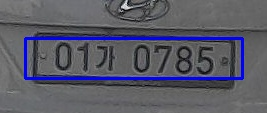
#> input picture day09/01707859.jpg, 267 x 113 px
$ python refact.py
#> lines starting #> are read from the running program, lines starting #| are printed output that depends on the picture; after the words box and inside, x2 and y2 are one past the last pixel; in counts of white or black regions, pixels touching at a corner belong together
import cv2
import numpy as np
import matplotlib.pyplot as plt
import pytesseract

pytesseract.pytesseract.tesseract_cmd = r'C:\Program Files\Tesseract-OCR\tesseract.exe'

def load_image(path):
    img = cv2.imdecode(np.fromfile(path, dtype=np.uint8), cv2.IMREAD_COLOR)

    if img is None:
        print(f"Error: {path} 이미지를 찾을 수 없습니다.")
        return None

    return img

# 이미지 그레이 스케일
def get_grayscale(img):
    return cv2.cvtColor(img, cv2.COLOR_BGR2GRAY)

# Top-Hat과 Black-Hat 연산을 사용하여 이미지의 대비를 강조
def enhance_contrast(gray_img):
    # 구조 요소 생성 (3x3 사각형)
    structuringElement = cv2.getStructuringElement(cv2.MORPH_RECT, (3, 3))

    # Top-Hat: 밝은 부분 강조, Black-Hat: 어두운 부분 강조
    imgTopHat = cv2.morphologyEx(gray_img, cv2.MORPH_TOPHAT, structuringElement)
    imgBlackHat = cv2.morphologyEx(gray_img, cv2.MORPH_BLACKHAT, structuringElement)

    # 그레이스케일 + Top-Hat - Black-Hat
    img_combined = cv2.add(gray_img, imgTopHat)
    img_enhanced = cv2.subtract(img_combined, imgBlackHat)

    return img_enhanced

# 블러 처리 후 적응형 이진화를 적용
def get_binary_image(gray_img):
    # 노이즈 제거를 위한 가우시안 블러
    img_blurred = cv2.GaussianBlur(gray_img, ksize=(5, 5), sigmaX=0)

    # 적응형 이진화 (Adaptive Threshold)
    img_thresh = cv2.adaptiveThreshold(
        img_blurred,
        maxValue=255.0,
        adaptiveMethod=cv2.ADAPTIVE_THRESH_GAUSSIAN_C,
        thresholdType=cv2.THRESH_BINARY_INV,
        blockSize=19,
        C=9
    )
    return img_thresh

# 이진화 이미지에서 윤곽선을 찾고 위치 정보를 리스트로 반환
def find_contours(img_binary):
    # 1. 윤곽선 찾기
    contours, _ = cv2.findContours(
        img_binary,
        mode=cv2.RETR_LIST,
        method=cv2.CHAIN_APPROX_SIMPLE
    )

    # 2. 찾은 윤곽선들을 순회하며 사각형 정보 추출
    contours_dict = []

    for contour in contours:
        x, y, w, h = cv2.boundingRect(contour)

        # 각 윤곽선의 정보를 딕셔너리에 담아 리스트에 추가
        contours_dict.append({
            'contour': contour,
            'x': x,
            'y': y,
            'w': w,
            'h': h,
            'cx': x + (w / 2),
            'cy': y + (h / 2)
        })

    return contours_dict

# 크기와 비율을 기준으로 번호판 글자 후보군을 추출
def select_candidate_contours(contours_dict):
    # 필터링 기준 상수
    MIN_AREA = 80
    MIN_WIDTH, MIN_HEIGHT = 2, 8
    MIN_RATIO, MAX_RATIO = 0.25, 1.0

    possible_contours = []
    cnt = 0

    for d in contours_dict:
        area = d['w'] * d['h']
        ratio = d['w'] / d['h']

        # 조건 검사: 면적, 최소 크기, 가로세로 비율
        if (area > MIN_AREA and
            d['w'] > MIN_WIDTH and d['h'] > MIN_HEIGHT and
            MIN_RATIO < ratio < MAX_RATIO):

            # 나중에 매칭을 위해 고유 인덱스 부여
            d['idx'] = cnt
            cnt += 1
            possible_contours.append(d)

    return possible_contours

# 후보 윤곽선들 사이의 거리, 각도, 크기 차이를 분석하여 글자 묶음을 찾습니다
def find_chars(contour_list):
    # 매칭 기준 상수
    MAX_DIAG_MULTIPLYER = 5      # 글자 대각선 길이의 5배 이내에 다음 글자가 있어야 함
    MAX_ANGLE_DIFF = 12.0        # 박스 중심점 사이의 각도가 최대 12도 이내
    MAX_AREA_DIFF = 0.5          # 면적 차이가 50% 이내
    MAX_WIDTH_DIFF = 0.8         # 너비 차이가 80% 이내
    MAX_HEIGHT_DIFF = 0.2        # 높이 차이가 20% 이내
    MIN_N_MATCHED = 3            # 위 조건을 만족하는 박스가 최소 3개 이상 모여야 함

    matched_result_idx = []

    for d1 in contour_list:
        matched_contours_idx = []
        for d2 in contour_list:
            if d1['idx'] == d2['idx']:
                continue

            # 두 박스 사이의 거리 및 각도 계산
            dx = abs(d1['cx'] - d2['cx'])
            dy = abs(d1['cy'] - d2['cy'])
            diagonal_length1 = np.sqrt(d1['w'] ** 2 + d1['h'] ** 2)
            distance = np.linalg.norm(np.array([d1['cx'], d1['cy']]) - np.array([d2['cx'], d2['cy']]))

            if dx == 0:
                angle_diff = 90
            else:
                angle_diff = np.degrees(np.arctan(dy / dx))

            # 두 박스의 크기 차이 계산
            area_diff = abs(d1['w'] * d1['h'] - d2['w'] * d2['h']) / (d1['w'] * d1['h'])
            width_diff = abs(d1['w'] - d2['w']) / d1['w']
            height_diff = abs(d1['h'] - d2['h']) / d1['h']

            # 모든 조건이 기준치 이내라면 '같은 줄의 글자'로 판단
            if (distance < diagonal_length1 * MAX_DIAG_MULTIPLYER and
                angle_diff < MAX_ANGLE_DIFF and area_diff < MAX_AREA_DIFF and
                width_diff < MAX_WIDTH_DIFF and height_diff < MAX_HEIGHT_DIFF):
                matched_contours_idx.append(d2['idx'])

        # 시작점(d1) 본인 인덱스 추가
        matched_contours_idx.append(d1['idx'])

        # 최소 개수 미달이면 패스
        if len(matched_contours_idx) < MIN_N_MATCHED:
            continue

        # 최종 후보군에 추가
        matched_result_idx.append(matched_contours_idx)

        # 이미 매칭된 박스들을 제외하고 나머지 박스들에 대해 재귀적으로 다시 찾기
        unmatched_contour_idx = [d['idx'] for d in contour_list if d['idx'] not in matched_contours_idx]
        unmatched_contour = [d for d in contour_list if d['idx'] in unmatched_contour_idx]

        recursive_contour_list = find_chars(unmatched_contour)

        for idx in recursive_contour_list:
            matched_result_idx.append(idx)

        break # 첫 번째 그룹을 찾으면 반복 중단 (재귀에서 처리됨)

    return matched_result_idx

# 글자 묶음을 기준으로 번호판 영역을 수평으로 정렬하여 잘라냅니다.
def crop_plate_images(img_ori, img_thresh, matched_result, width, height):
    # 번호판 여백 및 비율 기준 상수
    PLATE_WIDTH_PADDING = 1.4
    PLATE_HEIGHT_PADDING = 1.5
    MIN_PLATE_RATIO = 3
    MAX_PLATE_RATIO = 10

    plate_imgs = []
    plate_infos = []

    for i, matched_chars in enumerate(matched_result):
        # 1. 글자들을 x축 기준(왼쪽->오른쪽)으로 정렬
        sorted_chars = sorted(matched_chars, key=lambda x: x['cx'])

        # 2. 번호판의 중심점 계산
        plate_cx = (sorted_chars[0]['cx'] + sorted_chars[-1]['cx']) / 2
        plate_cy = (sorted_chars[0]['cy'] + sorted_chars[-1]['cy']) / 2

        # 3. 번호판의 너비와 높이 계산 (여백 포함)
        plate_width = (sorted_chars[-1]['x'] + sorted_chars[-1]['w'] - sorted_chars[0]['x']) * PLATE_WIDTH_PADDING
        sum_height = sum(d['h'] for d in sorted_chars)
        plate_height = int(sum_height / len(sorted_chars) * PLATE_HEIGHT_PADDING)

        # 4. 기울어진 각도 계산 (삼각함수 arcsin 사용)
        triangle_height = sorted_chars[-1]['cy'] - sorted_chars[0]['cy']
        triangle_hypotenus = np.linalg.norm(
            np.array([sorted_chars[0]['cx'], sorted_chars[0]['cy']]) -
            np.array([sorted_chars[-1]['cx'], sorted_chars[-1]['cy']])
        )
        angle = np.degrees(np.arcsin(triangle_height / triangle_hypotenus)) if triangle_hypotenus != 0 else 0

        # 5. 이미지 회전 변환 (Affine Transformation)
        rotation_matrix = cv2.getRotationMatrix2D(center=(plate_cx, plate_cy), angle=angle, scale=1.0)
        img_rotated = cv2.warpAffine(img_thresh, M=rotation_matrix, dsize=(width, height))

        # 6. 회전된 이미지에서 번호판 영역만 크롭
        img_cropped = cv2.getRectSubPix(
            img_rotated,
            patchSize=(int(plate_width), int(plate_height)),
            center=(int(plate_cx), int(plate_cy))
        )

        # 7. 번호판 비율 검증 (너무 뚱뚱하거나 홀쭉하면 제외)
        actual_ratio = img_cropped.shape[1] / img_cropped.shape[0]
        if actual_ratio < MIN_PLATE_RATIO or actual_ratio > MAX_PLATE_RATIO:
            continue

        plate_imgs.append(img_cropped)
        plate_infos.append({
            'x': int(plate_cx - plate_width / 2),
            'y': int(plate_cy - plate_height / 2),
            'w': int(plate_width),
            'h': int(plate_height)
        })

    return plate_imgs, plate_infos

# 번호판 이미지에서 문자를 추출하고 신뢰도를 계산
def recognize_chars(plate_imgs):
    MIN_AREA = 80
    MIN_WIDTH, MIN_HEIGHT = 2, 8
    MIN_RATIO, MAX_RATIO = 0.25, 1.0

    longest_idx, longest_text_len = -1, 0
    plate_chars = []

    for i, plate_img in enumerate(plate_imgs):
        # 1. 확대 및 오츠 이진화
        plate_img = cv2.resize(plate_img, dsize=(0, 0), fx=1.6, fy=1.6)  # 2.0 → 1.6
        _, plate_img = cv2.threshold(plate_img, 0, 255, cv2.THRESH_BINARY | cv2.THRESH_OTSU)

        # 2. 번호판 내 글자 재탐지 후 정밀 크롭
        contours, _ = cv2.findContours(plate_img, mode=cv2.RETR_LIST, method=cv2.CHAIN_APPROX_SIMPLE)
        plate_min_x, plate_min_y = plate_img.shape[1], plate_img.shape[0]
        plate_max_x, plate_max_y = 0, 0

        for contour in contours:
            x, y, w, h = cv2.boundingRect(contour)
            area = w * h
            ratio = w / h
            if (area > MIN_AREA and w > MIN_WIDTH and h > MIN_HEIGHT
                    and MIN_RATIO < ratio < MAX_RATIO):
                plate_min_x = min(plate_min_x, x)
                plate_min_y = min(plate_min_y, y)
                plate_max_x = max(plate_max_x, x + w)
                plate_max_y = max(plate_max_y, y + h)

        # 유효한 글자 영역이 없으면 스킵
        if plate_max_x <= plate_min_x or plate_max_y <= plate_min_y:
            plate_chars.append(("", 0))
            continue

        img_result = plate_img[plate_min_y:plate_max_y, plate_min_x:plate_max_x]

        # 3. 블러 → 재이진화
        img_result = cv2.GaussianBlur(img_result, ksize=(3, 3), sigmaX=0)
        _, img_result = cv2.threshold(img_result, 0, 255, cv2.THRESH_BINARY | cv2.THRESH_OTSU)

        # 4. 여백 추가 및 반전
        img_result = cv2.copyMakeBorder(img_result, 10, 10, 10, 10,
                                        cv2.BORDER_CONSTANT, value=(0, 0, 0))
        img_result_inverted = cv2.bitwise_not(img_result)

        # 5. OCR
        ocr_data = pytesseract.image_to_data(
            img_result_inverted, lang='kor',
            config='--psm 7 --oem 1',
            output_type=pytesseract.Output.DICT
        )

        full_text = ""
        conf_values = []
        has_digit = False

        for j in range(len(ocr_data['text'])):
            text = ocr_data['text'][j].strip()
            conf = int(ocr_data['conf'][j]) if str(ocr_data['conf'][j]).strip() != '' else -1
            if text != "" and conf != -1:
                clean_text = ""
                for c in text:
                    if ord('가') <= ord(c) <= ord('힣') or c.isdigit():
                        if c.isdigit():
                            has_digit = True
                        clean_text += c
                full_text += clean_text
                conf_values.append(conf)

        avg_conf = np.mean(conf_values) if conf_values else 0
        plate_chars.append((full_text, avg_conf))

        if has_digit and len(full_text) > longest_text_len:
            longest_text_len = len(full_text)
            longest_idx = i

    return plate_chars, longest_idx

# ================
# ===== 메인 ======
# ================
path = input("이미지 경로 입력: ")
#> the answer given: 01707859.jpg
img_ori = load_image(path)
#> in load_image, img is the input picture: shape (113, 267, 3); mean B, G, R 103.5, 89.4, 89

if img_ori is None:
    print('이미지가 존재하지 않습니다.')
    exit()

height, width, channel = img_ori.shape
#> height = 113; width = 267; channel = 3

plt.figure(figsize=(12, 10))
plt.imshow(cv2.cvtColor(img_ori, cv2.COLOR_BGR2RGB))
plt.title('Original Image')

gray = get_grayscale(img_ori)
img_enhanced = enhance_contrast(gray)
#> in enhance_contrast, `imgBlackHat = cv2.morphologyEx(gray_img, cv2.MORPH_BLACKHAT, structuri..`:
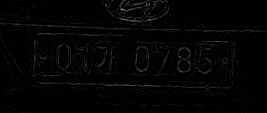
#> imgBlackHat: shape (113, 267); min 0, max 148, mean 4.1
#> in enhance_contrast, `img_enhanced = cv2.subtract(img_combined, imgBlackHat)`:
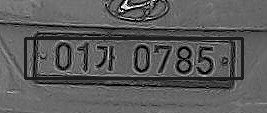
#> img_enhanced: shape (113, 267); min 0, max 255, mean 90.8
img_binary = get_binary_image(img_enhanced)
#> in get_binary_image, `img_blurred = cv2.GaussianBlur(gray_img, ksize=(5, 5), sigmaX=0)`:
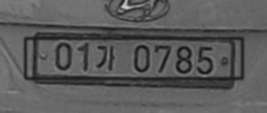
#> img_blurred: shape (113, 267); min 20, max 205, mean 90.8
#> in get_binary_image, `img_thresh = cv2.adaptiveThreshold( img_blurred, maxValue=255.0, adapt..`:
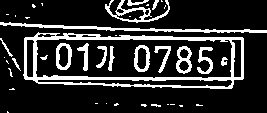
#> img_thresh: shape (113, 267); 18.2% white; 41 white regions (23 under 20 px)
contours_dict = find_contours(img_binary)
#> in find_contours, `contours, _ = cv2.findContours( img_binary, mode=cv2.RETR_LIST, method..`: contours = 55 contours, 26 with area under 20; largest, box (x1, y1, x2, y2) and area: (23, 32, 244, 89) 10766, (35, 38, 233, 79) 7340, (37, 79, 233, 88) 950, (105, 0, 170, 23) 490, (0, 22, 267, 33) 488
#> the loop in find_contours, `for contour in contours:` made 55 passes
#> (x, y, w, h) on passes 3, 6, 7, 8, 9, 11, 12, 13, 14, 15, 16, 17: (196, 104, 7, 2), (151, 104, 10, 3), (141, 104, 6, 3), (114, 103, 5, 3), (106, 103, 1, 1), (9, 88, 6, 2), (37, 79, 196, 9), (8, 68, 5, 9), (178, 60, 12, 12), (6, 60, 3, 4), (12, 58, 9, 13), (221, 57, 7, 9)
#> (contour, x, y, w, h) on passes 1, 2, 4, 5, 10, 35: ([[7, 111], [7, 112], [8, 112]], 7, 111, 2, 2), ([[179, 105], [180, 106], [182, 106], [182, 105]], 179, 105, 4, 2), ([[170, 104], [174, 104]], 170, 104, 5, 1), ([[167, 104], [168, 104]], 167, 104, 2, 1), ([[95, 103], [97, 103]], 95, 103, 3, 1), ([[115, 35], [116, 35]], 115, 35, 2, 1)
#> after the loop in find_contours, `for contour in contours:`: contours_dict = 55 items
#> contours_dict = 55 items
possible_contours = select_candidate_contours(contours_dict)
#> the loop in select_candidate_contours, `for d in contours_dict:` made 55 passes
#> (area, ratio) on passes 6, 12, 13, 14, 16, 17, 19, 20, 21, 22, 23, 24: (30, 3.33), (1764, 21.78), (45, 0.556), (144, 1), (117, 0.692), (63, 0.778), (40, 1.6), (121, 1), (276, 0.522), (432, 0.593), (448, 0.571), (459, 0.63)
#> after the loop in select_candidate_contours, `for d in contours_dict:`: cnt = 13; possible_contours = 13 items
#> possible_contours = 13 items
result_idx = find_chars(possible_contours)
#> the loop in find_chars, `for d1 in contour_list:` made 2 passes
#> (unmatched_contour_idx, recursive_contour_list) on pass 2: ([0, 11, 12], [[3, 4, 8, 9, 10, 2]])
#> after the loop in find_chars, `for d1 in contour_list:`: matched_result_idx = [[5, 6, 7, 1], [3, 4, 8, 9, 10, 2]]
#> result_idx = [[5, 6, 7, 1], [3, 4, 8, 9, 10, 2]]

matched_result = []
for idx_list in result_idx:
    matched_result.append([d for d in possible_contours if d['idx'] in idx_list])
#> this loop made 2 passes
#> after the loop, matched_result = 2 items

plate_imgs, plate_infos = crop_plate_images(img_ori, img_binary, matched_result, width, height)
#> the loop in crop_plate_images, `for i, matched_chars in enumerate(matched_result):` made 2 passes
#> (plate_cx, plate_cy, plate_width, sum_height, plate_height, triangle_height, triangle_hypotenus, angle) on passes 1 to 2: (102.8, 57.5, 126, 93, 34, 2, 78.53, 1.46), (134.5, 58.5, 219.8, 164, 41, 4, 141.1, 1.62)
#> pass 1, in crop_plate_images, `img_rotated = cv2.warpAffine(img_thresh, M=rotation_matrix, dsize=(wid..`:
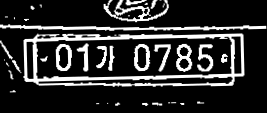
#> img_rotated: shape (113, 267); min 0, max 255, mean 46.2
#> plate_imgs = 2 items; plate_infos = 2 items

# 결과 확인 (검출된 번호판 후보들 출력)
if plate_imgs:
    plt.figure(figsize=(12, 5))
    for i, img in enumerate(plate_imgs):
        plt.subplot(1, len(plate_imgs), i+1)
        plt.imshow(img, cmap='gray')
        plt.title(f'Candidate {i}')
#> this loop made 2 passes
    plt.show()
#> the loop in recognize_chars, `for i, plate_img in enumerate(plate_imgs):` made 1 pass
#> pass 1, in recognize_chars, `_, plate_img = cv2.threshold(plate_img, 0, 255, cv2.THRESH_BINARY | cv..`:
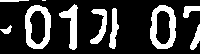
#> plate_img: shape (54, 200); 22.1% white; 10 white regions (1 under 20 px), largest, box (x1, y1, x2, y2) and area: (150, 5, 176, 49) 583, (25, 5, 51, 49) 580, (59, 4, 78, 50) 379
#> after the loop in recognize_chars, `for i, plate_img in enumerate(plate_imgs):`:
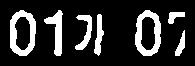
#> img_result: shape (66, 195); 18.1% white; 7 white regions, largest, box (x1, y1, x2, y2) and area: (10, 10, 36, 56) 606, (135, 10, 161, 56) 597, (44, 10, 63, 56) 383
#> after the loop in recognize_chars, `for i, plate_img in enumerate(plate_imgs):`: longest_idx = -1; longest_text_len = 0; plate_chars = []
else:
    print("번호판 후보를 찾지 못했습니다.")

#> (the run stopped early here; a loop or call above may not have finished)
